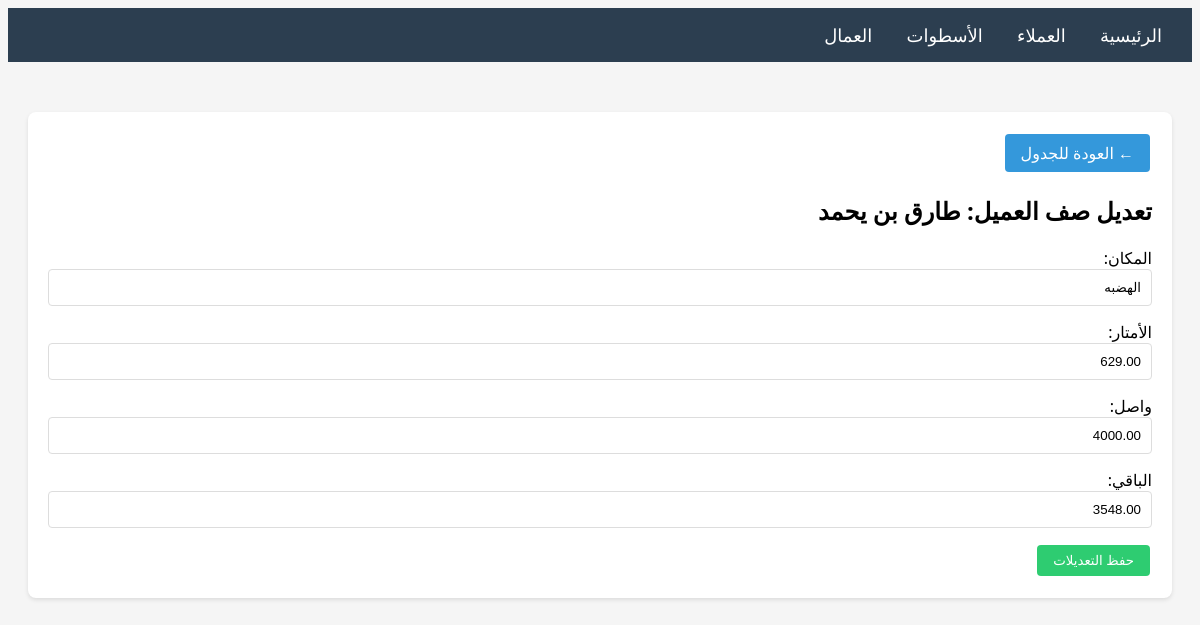
The page /customer-row/18/edit/ on the database its author committed.
### main/models.py (models this page shows, shortened)
class CustomerRow(models.Model):
    customer = models.ForeignKey(Customer, on_delete=models.CASCADE, related_name='rows', verbose_name='العميل')
    location = models.CharField(max_length=200, verbose_name='المكان')
    meters = models.DecimalField(max_digits=10, decimal_places=2, default=0, verbose_name='الأمتار')
    received = models.DecimalField(max_digits=10, decimal_places=2, default=0, verbose_name='واصل')
    remaining = models.DecimalField(max_digits=10, decimal_places=2, default=0, verbose_name='الباقي')
    order = models.IntegerField(default=0, verbose_name='الترتيب')
    class Meta:
        verbose_name = 'صف العميل'
        verbose_name_plural = 'صفوف العملاء'
        ordering = ['order', 'id']

class Customer(models.Model):
    name = models.CharField(max_length=200, verbose_name='الاسم')
    phone = models.CharField(max_length=20, verbose_name='رقم الهاتف')
    created_at = models.DateTimeField(auto_now_add=True)
    class Meta:
        verbose_name = 'عميل'
        verbose_name_plural = 'العملاء'
        ordering = ['-created_at']

### main/views.py (the view)
# urls.py: path('customer-row/<int:pk>/edit/', views.customer_row_edit, name='customer_row_edit'),
def customer_row_edit(request, pk):
    row = get_object_or_404(CustomerRow, pk=pk)
    if request.method == 'POST':
        form = CustomerRowForm(request.POST, instance=row)
        if form.is_valid():
            form.save()
            messages.success(request, 'تم تعديل الصف بنجاح')
            return redirect('customer_detail', pk=row.customer.pk)
    else:
        form = CustomerRowForm(instance=row)
    return render(request, 'main/customer_row_edit.html', {'form': form, 'row': row})

### main/forms.py
class CustomerRowForm(forms.ModelForm):
    class Meta:
        model = CustomerRow
        fields = ['location', 'meters', 'received', 'remaining']
        widgets = {
            'location': forms.TextInput(attrs={'class': 'form-control', 'placeholder': 'المكان'}),
            'meters': forms.NumberInput(attrs={'class': 'form-control', 'placeholder': 'الأمتار', 'step': '0.01'}),
            'received': forms.NumberInput(attrs={'class': 'form-control', 'placeholder': 'واصل', 'step': '0.01'}),
            'remaining': forms.NumberInput(attrs={'class': 'form-control', 'placeholder': 'الباقي', 'step': '0.01'}),
        }

### main/templates/main/customer_row_edit.html (shortened to what this page needs)
{% extends 'main/base.html' %}
{% block content %}
<div class="card">
    <a href="{% url 'customer_detail' row.customer.pk %}" class="btn btn-primary">← العودة للجدول</a>
    <h2>تعديل صف العميل: {{ row.customer.name }}</h2>
    <form method="POST">
        <div class="form-group">
            <label>المكان:</label>
            {{ form.location }}
        </div>
        <div class="form-group">
            <label>الأمتار:</label>
            {{ form.meters }}
        </div>
        <div class="form-group">
            <label>واصل:</label>
            {{ form.received }}
        </div>
        <div class="form-group">
            <label>الباقي:</label>
            {{ form.remaining }}
        </div>
        <button type="submit" class="btn btn-success">حفظ التعديلات</button>
    </form>
</div>
{% endblock %}

### static/css/style.css (style rules this page uses)
body { direction: rtl; text-align: right; font-family: 'Segoe UI', Tahoma, Geneva, Verdana, sans-serif; background-color: #f5f5f5; }
.card { background: white; border-radius: 8px; padding: 20px; margin-bottom: 20px; box-shadow: 0 2px 4px rgba(0,0,0,0.1); }
.btn { padding: 8px 16px; border: none; border-radius: 4px; cursor: pointer; text-decoration: none; display: inline-block; margin: 2px; }
.btn-primary { background-color: #3498db; color: white; }
.btn-success { background-color: #2ecc71; color: white; }
.form-group { margin-bottom: 15px; }
.form-control { width: 100%; padding: 10px; border: 1px solid #ddd; border-radius: 4px; box-sizing: border-box; }
input[type="number"] { text-align: right; }

### rows shown on the page
CustomerRow: customer.name "طارق بن يحمد", location "الهضبه", meters "629.00", received "4000.00", remaining "3548.00"
